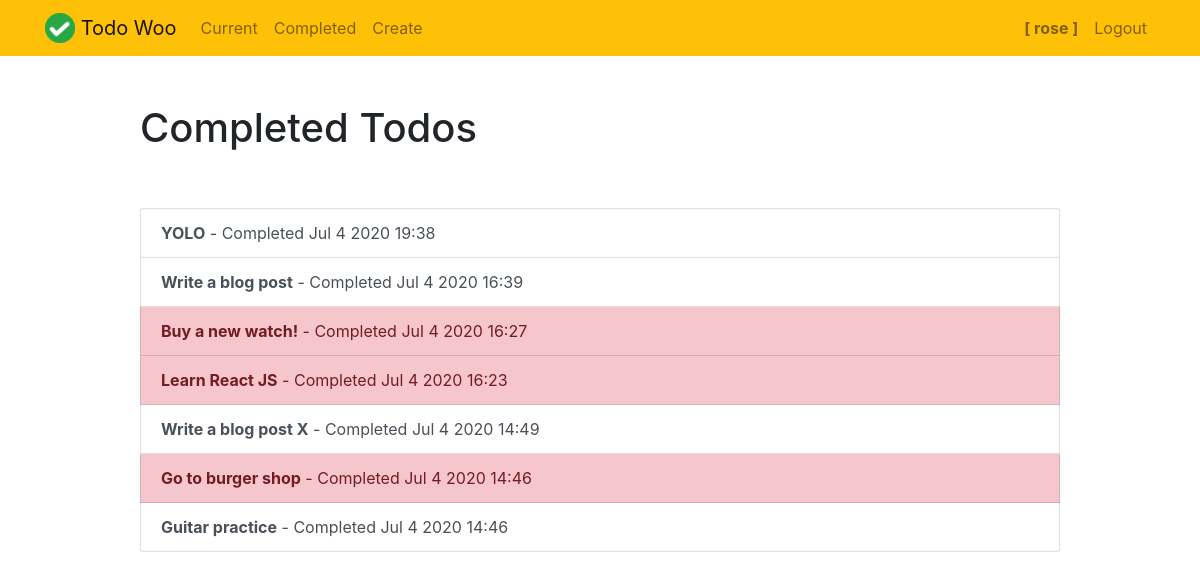
The page /completed/ (signed in) on the database its author committed.
### todo/models.py (models this page shows, shortened)
class Todo(models.Model):
    title = models.CharField(max_length=100)
    memo = models.TextField(blank=True)
    created = models.DateTimeField()
    datecompleted = models.DateTimeField(null=True, blank=True)
    important = models.BooleanField(default=False)
    user = models.ForeignKey(User, on_delete=models.CASCADE)

### todo/views.py (the view)
# urls.py: path('completed/', views.completedtodos, name='completedtodos'),
@login_required
def completedtodos(request):
    todos = Todo.objects.filter(user=request.user, datecompleted__isnull=False).order_by('-datecompleted')
    return render(request, 'todo/completedtodos.html', {'todos':todos})

### todo/templates/todo/completedtodos.html
{% extends "todo/base.html" %}
{% block content %}
    <div class="row justify-content-center mt-5">
        <div class="col-md-10">
            <h1>Completed Todos</h1>
        </div>
    </div>
    <div class="row justify-content-center mt-5">
        <div class="col-md-10">
            <div class="list-group">
                {% for todo in todos %}
                    <a href="{% url 'editcompletedtodo' todo.id %}" class="list-group-item list-group-item-action{% if todo.important %} list-group-item-danger{% endif %}"><b>{{ todo.title }}</b> - Completed {{ todo.datecompleted|date:'M j Y H:i' }}</a>
                {% endfor %}
            </div>
        </div>
    </div>
{% endblock %}

### todo/templates/todo/base.html (shortened to what this page needs)
{% load static %}
<!doctype html>
<html lang="en">
<head>
    <link rel="stylesheet" href="https://stackpath.bootstrapcdn.com/bootstrap/4.4.1/css/bootstrap.min.css">
</head>
<body>
<nav class="navbar navbar-expand-md navbar-light bg-warning">
<div class="container">
    <a class="navbar-brand" href="{% url 'home' %}">
         <img src="{% static 'todo/logo.png' %}" width="30" height="30" class="d-inline-block align-top">
        <span>Todo Woo</span>
    </a>
    <div class="collapse navbar-collapse" id="navbarNav">
    {% if user.is_authenticated %}
        <ul class="navbar-nav mr-auto">
                <li class="nav-item {{ current }}">
                    <a class="nav-link" href="{% url 'currenttodos' %}">Current</a>
                </li>
                <li class="nav-item {{ completed }}">
                    <a class="nav-link" href="{% url 'completedtodos' %}">Completed</a>
                </li>
                <li class="nav-item {{ create }}">
                    <a class="nav-link" href="{% url 'createtodo' %}">Create</a>
                </li>
        </ul>
    {% endif %}
    <ul class="navbar-nav ml-auto">
            {% if user.is_authenticated %}
                <li class="nav-item">
                    <a href="{% url 'userprofile' %}" class="nav-link"><b>[ {{ user.username }} ]</b></a>
                </li>
                <li class="nav-item">
                    <a href="#" onclick="$('#signOutBtn').click()" class="nav-link">Logout</a>
                </li>
            {% endif %}
        </ul>
    </div>
</div>
</nav>
<div class="container">
{% block content %}{% endblock %}
</div>
</body>
</html>

### rows shown on the page
Todo: title "YOLO", datecompleted "Jul 4 2020 19:38"
Todo: title "Write a blog post", datecompleted "Jul 4 2020 16:39"
Todo: title "Buy a new watch!", datecompleted "Jul 4 2020 16:27"
Todo: title "Learn React JS", datecompleted "Jul 4 2020 16:23"
Todo: title "Write a blog post X", datecompleted "Jul 4 2020 14:49"
Todo: title "Go to burger shop", datecompleted "Jul 4 2020 14:46"
Todo: title "Guitar practice", datecompleted "Jul 4 2020 14:46"

### other values the page prints
{{ user.username }} "rose"
